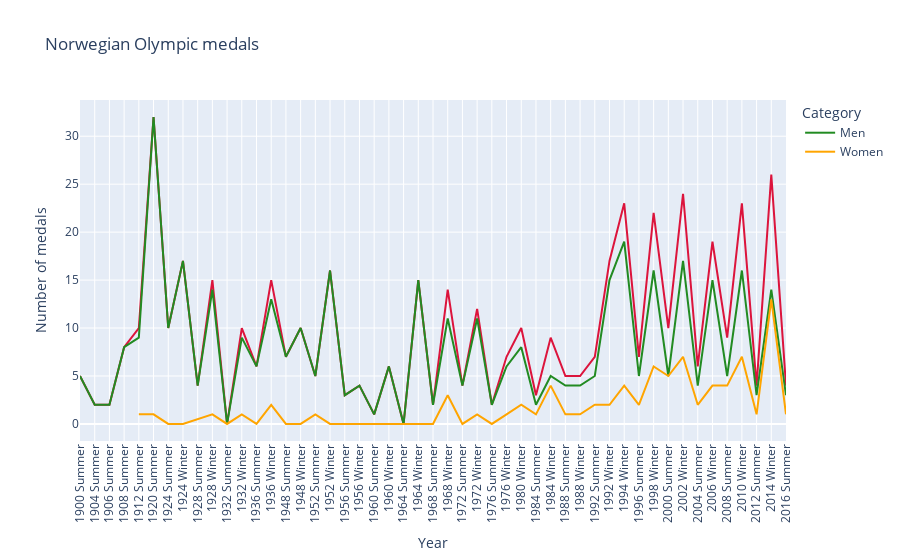

Here is the notebook cell this chart was saved with:
### Code cell
nor_wom = nor[nor["Sex"] == "F"]
nor_men = nor[nor["Sex"] == "M"]
nor_medals_wom = medal_counter(nor_wom, "Games").sort_values(by="Games")
nor_medals_men = medal_counter(nor_men, "Games").sort_values(by="Games")

fig = px.line(nor_medals.reset_index(), x="Games", y="Total", color_discrete_sequence=["crimson"], labels={"Total": "Overall"}, title="Norwegian Olympic medals")
fig.add_scatter(x=nor_medals_men.reset_index()["Games"], y=nor_medals_men["Total"], mode="lines", name="Men", line=dict(color="forestgreen"))
fig.add_scatter(x=nor_medals_wom.reset_index()["Games"], y=nor_medals_wom["Total"], mode="lines", name="Women", line=dict(color="orange"))
fig.update_layout(xaxis_title="Year", yaxis_title="Number of medals", legend_title_text="Category")
fig.update_xaxes(tickangle=-90)
fig.show()

# FIXME: t ex, 1920 har overall 32, men 32 och women 1. 2014 har overall 26, men 14 och women 13.

### Figure 1 — Plotly figure (JSON) as saved in the notebook; plotly's stock layout.template omitted (floating-point values rounded to 4 significant figures)
{"data": [{"hovertemplate": "Games=%{x}<br>Overall=%{y}<extra></extra>", "legendgroup": "", "line": {"color": "crimson", "dash": "solid"}, "marker": {"symbol": "circle"}, "mode": "lines", "name": "", "orientation": "v", "showlegend": false, "type": "scatter", "x": ["1900 Summer", "1904 Summer", "1906 Summer", "1908 Summer", "1912 Summer", "1920 Summer", "1924 Summer", "1924 Winter", "1928 Summer", "1928 Winter", "1932 Summer", "1932 Winter", "1936 Summer", "1936 Winter", "1948 Summer", "1948 Winter", "1952 Summer", "1952 Winter", "1956 Summer", "1956 Winter", "1960 Summer", "1960 Winter", "1964 Summer", "1964 Winter", "1968 Summer", "1968 Winter", "1972 Summer", "1972 Winter", "1976 Summer", "1976 Winter", "1980 Winter", "1984 Summer", "1984 Winter", "1988 Summer", "1988 Winter", "1992 Summer", "1992 Winter", "1994 Winter", "1996 Summer", "1998 Winter", "2000 Summer", "2002 Winter", "2004 Summer", "2006 Winter", "2008 Summer", "2010 Winter", "2012 Summer", "2014 Winter", "2016 Summer"], "xaxis": "x", "y": [5, 2, 2, 8, 10, 32, 10, 17, 4, 15, 0, 10, 6, 15, 7, 10, 5, 16, 3, 4, 1, 6, 0, 15, 2, 14, 4, 12, 2, 7, 10, 3, 9, 5, 5, 7, 17, 23, 7, 22, 10, 24, 6, 19, 9, 23, 4, 26, 4], "yaxis": "y"}, {"line": {"color": "forestgreen"}, "mode": "lines", "name": "Men", "type": "scatter", "x": ["1900 Summer", "1904 Summer", "1906 Summer", "1908 Summer", "1912 Summer", "1920 Summer", "1924 Summer", "1924 Winter", "1928 Summer", "1928 Winter", "1932 Summer", "1932 Winter", "1936 Summer", "1936 Winter", "1948 Summer", "1948 Winter", "1952 Summer", "1952 Winter", "1956 Summer", "1956 Winter", "1960 Summer", "1960 Winter", "1964 Summer", "1964 Winter", "1968 Summer", "1968 Winter", "1972 Summer", "1972 Winter", "1976 Summer", "1976 Winter", "1980 Winter", "1984 Summer", "1984 Winter", "1988 Summer", "1988 Winter", "1992 Summer", "1992 Winter", "1994 Winter", "1996 Summer", "1998 Winter", "2000 Summer", "2002 Winter", "2004 Summer", "2006 Winter", "2008 Summer", "2010 Winter", "2012 Summer", "2014 Winter", "2016 Summer"], "y": [5, 2, 2, 8, 9, 32, 10, 17, 4, 14, 0, 9, 6, 13, 7, 10, 5, 16, 3, 4, 1, 6, 0, 15, 2, 11, 4, 11, 2, 6, 8, 2, 5, 4, 4, 5, 15, 19, 5, 16, 5, 17, 4, 15, 5, 16, 3, 14, 3]}, {"line": {"color": "orange"}, "mode": "lines", "name": "Women", "type": "scatter", "x": ["1912 Summer", "1920 Summer", "1924 Summer", "1924 Winter", "1928 Winter", "1932 Summer", "1932 Winter", "1936 Summer", "1936 Winter", "1948 Summer", "1948 Winter", "1952 Summer", "1952 Winter", "1956 Summer", "1956 Winter", "1960 Summer", "1960 Winter", "1964 Summer", "1964 Winter", "1968 Summer", "1968 Winter", "1972 Summer", "1972 Winter", "1976 Summer", "1976 Winter", "1980 Winter", "1984 Summer", "1984 Winter", "1988 Summer", "1988 Winter", "1992 Summer", "1992 Winter", "1994 Winter", "1996 Summer", "1998 Winter", "2000 Summer", "2002 Winter", "2004 Summer", "2006 Winter", "2008 Summer", "2010 Winter", "2012 Summer", "2014 Winter", "2016 Summer"], "y": [1, 1, 0, 0, 1, 0, 1, 0, 2, 0, 0, 1, 0, 0, 0, 0, 0, 0, 0, 0, 3, 0, 1, 0, 1, 2, 1, 4, 1, 1, 2, 2, 4, 2, 6, 5, 7, 2, 4, 4, 7, 1, 13, 1]}], "layout": {"legend": {"title": {"text": "Category"}, "tracegroupgap": 0}, "title": {"text": "Norwegian Olympic medals"}, "xaxis": {"anchor": "y", "domain": [0, 1], "tickangle": -90, "title": {"text": "Year"}}, "yaxis": {"anchor": "x", "domain": [0, 1], "title": {"text": "Number of medals"}}}}
